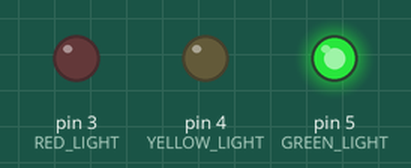
Bench run of a sketch on a simulated Arduino Uno, built with avr-gcc and run on an emulated ATmega328P. Shown: output pins drawn as LEDs (lit = HIGH).

Above: at 5.0 s.
At 18.0 s:
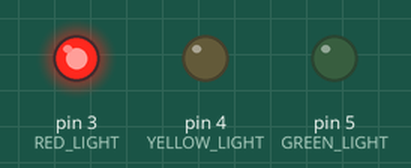
At 24.5 s:
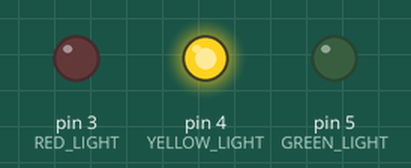
Timing chart, 0 to 33.8 s (numbered marks = the images above):
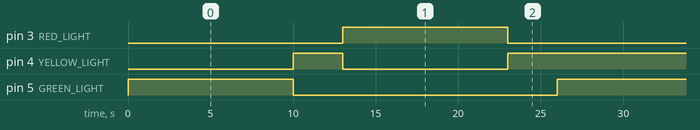

The sketch:

trafficlight.ino
```cpp
/*
online simulation: https://wokwi.com/projects/383098748437180417
*/

int RED_LIGHT = 3;
int YELLOW_LIGHT = 4;
int GREEN_LIGHT = 5;


void setup(){
  pinMode(RED_LIGHT, OUTPUT);
  pinMode(YELLOW_LIGHT, OUTPUT);
  pinMode(GREEN_LIGHT, OUTPUT);
  digitalWrite(GREEN_LIGHT, LOW);
  digitalWrite(RED_LIGHT, LOW);
  digitalWrite(YELLOW_LIGHT, LOW);
}

void loop(){
  digitalWrite(GREEN_LIGHT, HIGH);
  digitalWrite(RED_LIGHT, LOW);
  delay(10000);
  digitalWrite(GREEN_LIGHT, LOW);
  digitalWrite(YELLOW_LIGHT, HIGH);
  delay(3000);
  digitalWrite(YELLOW_LIGHT, LOW);
  digitalWrite(RED_LIGHT, HIGH);
  delay(10000);
  digitalWrite(RED_LIGHT, LOW);
  digitalWrite(YELLOW_LIGHT, HIGH);
  delay(3000);
}
```

Measured:
- by itself, pin 3 (RED_LIGHT), pin 5 (GREEN_LIGHT): alternates HIGH for 10.0 s and LOW for 16.0 s
- by itself, pin 4 (YELLOW_LIGHT): repeats every 26.0 s: LOW 10.0 s, HIGH 16.0 s
- by itself, everything shown: repeats every 26.0 s, in 4 steps
